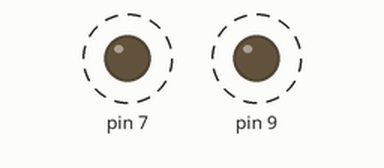
This sketch was run on a simulated Arduino Uno, built with avr-gcc and run on an emulated ATmega328P. Parts: output pins drawn as LEDs (lit = HIGH). Dashed ring = blinking. What the sketch prints to the serial monitor is not drawn.

Above: at 0.15 s.
Timing chart, 0 to 3.5 s (numbered marks = the images above):
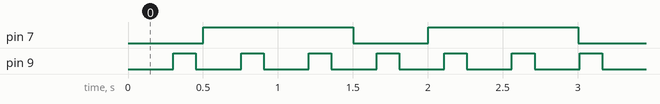

Measured:
- by itself, pin 7: alternates HIGH for 1.0 s and LOW for 0.50 s
- by itself, pin 9: alternates HIGH for 0.15 s and LOW for 0.30 s

The sketch:

3_miganie_milis_dwie_serial.ino
```cpp
void setup() {
  // put your setup code here, to run once:
  pinMode(7, OUTPUT);
  pinMode(9, OUTPUT);
  Serial.begin(9600);
}

long int t7 = 0;
long int t9 = 0;

void loop() {
  if(millis() - t7 > 500 && digitalRead(7) == LOW) {
    digitalWrite(7, HIGH);
    t7 = millis();
    Serial.println("Ping 7");
  }
  if(millis() - t7 > 1000  &&  digitalRead(7) == HIGH) {
    digitalWrite(7, LOW);
    t7 = millis();
  }

  if(millis() - t9 > 300 && digitalRead(9) == LOW) {
    digitalWrite(9, HIGH);
    Serial.println("Ping 9");
    t9 = millis();
  }
  if(millis() - t9 > 150  &&  digitalRead(9) == HIGH) {
    digitalWrite(9, LOW);
    t9 = millis();
  }

}
```
